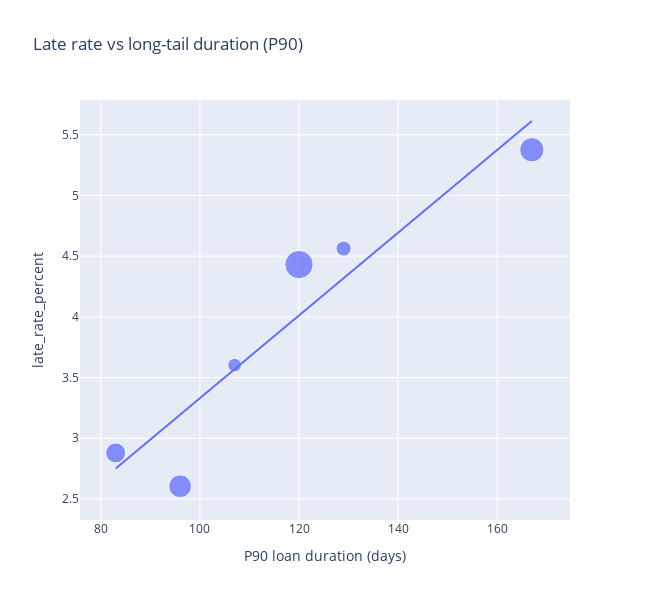

Notebook code for this chart:
### Markdown cell above
Across media types, there is no significant correlation between the median difference in loan duration (late vs. on-time) and the late-return rate.
Thus, the magnitude of the loan-duration difference in late cases (as a measure of “severity”) does not appear to be related to how frequently late returns occur.

### Code cell
input_data_frame = media_type_table_copy.copy()
input_data_frame["size"] = 50 + 400 * np.sqrt(input_data_frame["n_loans"] / input_data_frame["n_loans"].max())

fig = px.scatter(
    input_data_frame, x="p90", y="late_rate_percent", size="size",
    hover_name="Medientyp",
    hover_data={"n_loans":True, "p90":":.1f", "late_rate_percent":":.2f", "mean":":.1f", "size":False},
    labels={"p90":"P90 loan duration (days)", "late_rate:percent":"Late rate (%)"},
    title="Late rate vs long-tail duration (P90)",
    trendline="ols"
)
fig.update_traces(marker=dict(opacity=0.75))
fig.update_layout(width=650, height=600)
fig.show()

log_pearson_spearman(input_data_frame, "p90", "late_rate_percent")

### Figure 1 — Plotly figure (JSON) as saved in the notebook; plotly's stock layout.template omitted (floating-point values rounded to 4 significant figures)
{"data": [{"customdata": [[11990.0, 43.44, 105.5], [315300.0, 66.76, 334.6], [24090.0, 55.52, 128.7], [120500.0, 35.82, 225.9], [229100.0, 42.56, 292.6], [622900.0, 54.34, 450.0]], "hovertemplate": "<b>%{hovertext}</b><br><br>P90 loan duration (days)=%{x:.1f}<br>late_rate_percent=%{y:.2f}<br>n_loans=%{customdata[0]}<br>mean=%{customdata[1]:.1f}<extra></extra>", "hovertext": ["Zeitschriften", "Sachbuch", "Fremdsprachige Belletristik", "Comic", "Belletristik", "Kinder u. Jugendbuch"], "legendgroup": "", "marker": {"color": "#636efa", "size": [105.5, 334.6, 128.7, 225.9, 292.6, 450.0], "sizemode": "area", "sizeref": 1.125, "symbol": "circle", "opacity": 0.75}, "mode": "markers", "name": "", "orientation": "v", "showlegend": false, "x": [107.0, 167.0, 129.0, 83.0, 96.0, 120.0], "xaxis": "x", "y": [3.602, 5.376, 4.562, 2.879, 2.605, 4.43], "yaxis": "y", "type": "scatter"}, {"hovertemplate": "<b>OLS trendline</b><br>late_rate_percent = 0.0340698 * p90 + -0.0770232<br>R<sup>2</sup>=0.885051<br><br>P90 loan duration (days)=%{x:.1f}<br>late_rate_percent=%{y:.2f} <b>(trend)</b><extra></extra>", "legendgroup": "", "marker": {"color": "#636efa", "symbol": "circle", "opacity": 0.75}, "mode": "lines", "name": "", "showlegend": false, "x": [83.0, 96.0, 107.0, 120.0, 129.0, 167.0], "xaxis": "x", "y": [2.751, 3.194, 3.568, 4.011, 4.318, 5.613], "yaxis": "y", "type": "scatter"}], "layout": {"xaxis": {"anchor": "y", "domain": [0.0, 1.0], "title": {"text": "P90 loan duration (days)"}}, "yaxis": {"anchor": "x", "domain": [0.0, 1.0], "title": {"text": "late_rate_percent"}}, "legend": {"tracegroupgap": 0, "itemsizing": "constant"}, "title": {"text": "Late rate vs long-tail duration (P90)"}, "width": 650, "height": 600}}
